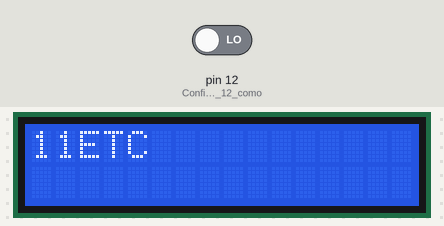
The sketch below on a simulated Arduino Uno, built with avr-gcc and run on an emulated ATmega328P. On the bench: 16×2 character LCD. The inputs (shaded band) are chosen by the test bench; at power-on: pin 12 (Configura_o_pino_12_como) LOW.

Above: at 1.2 s.
1.3 s: pin 12 (Configura_o_pino_12_como) driven HIGH
At 2.3 s:
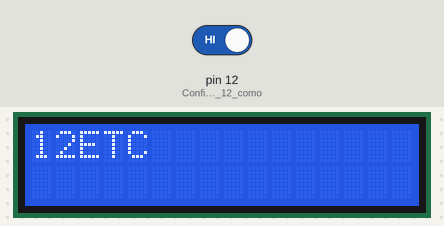
Timing chart, 0 to 4.3 s (numbered marks = the images above; inputs shaded):
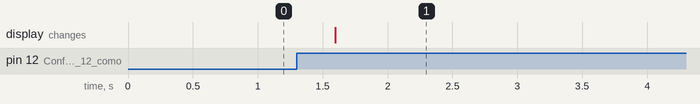

Measured:
- after the input at 1.3 s, the display: changes after 0.30 s (image 1)

The sketch:

LCD0.2.ino
```cpp
#include <Wire.h>
#include <LiquidCrystal_I2C.h>

// Inicializa o LCD com endereço 0x27 e tamanho 16x2
LiquidCrystal_I2C lcd(0x27, 16, 2);

void setup() {
  lcd.init();              // Inicializa o LCD
  lcd.backlight();         // Liga a luz de fundo do LCD
  pinMode(12, INPUT);      // Configura o pino 12 como entrada
}

void loop() {
  if (digitalRead(12) == HIGH) {
    lcd.clear();                    // Limpa a tela antes de escrever
    lcd.setCursor(0, 0);            // Primeira linha, primeira coluna
    lcd.print("12ETC");
  } else {
    lcd.clear();                    // Limpa a tela antes de escrever
    lcd.setCursor(0, 0);            // Primeira linha, primeira coluna
    lcd.print("11ETC");
  }

  delay(500);  // Pequeno atraso para evitar flickering
}
```
